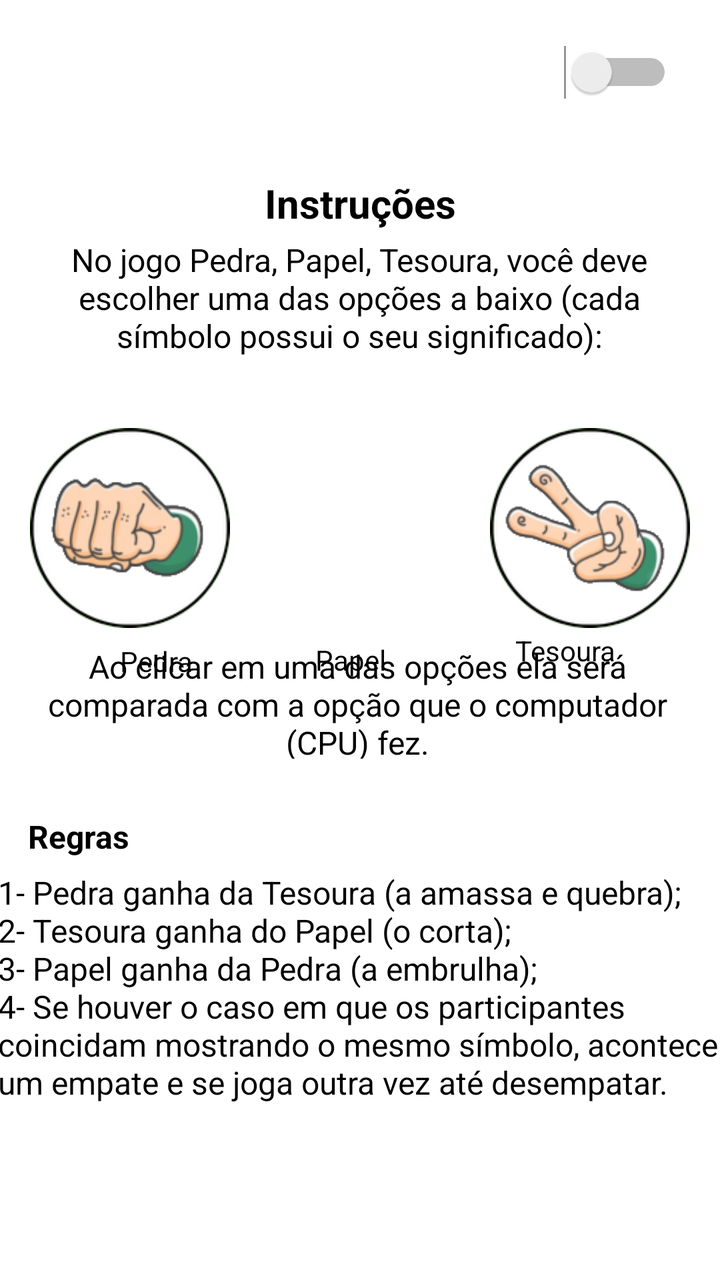
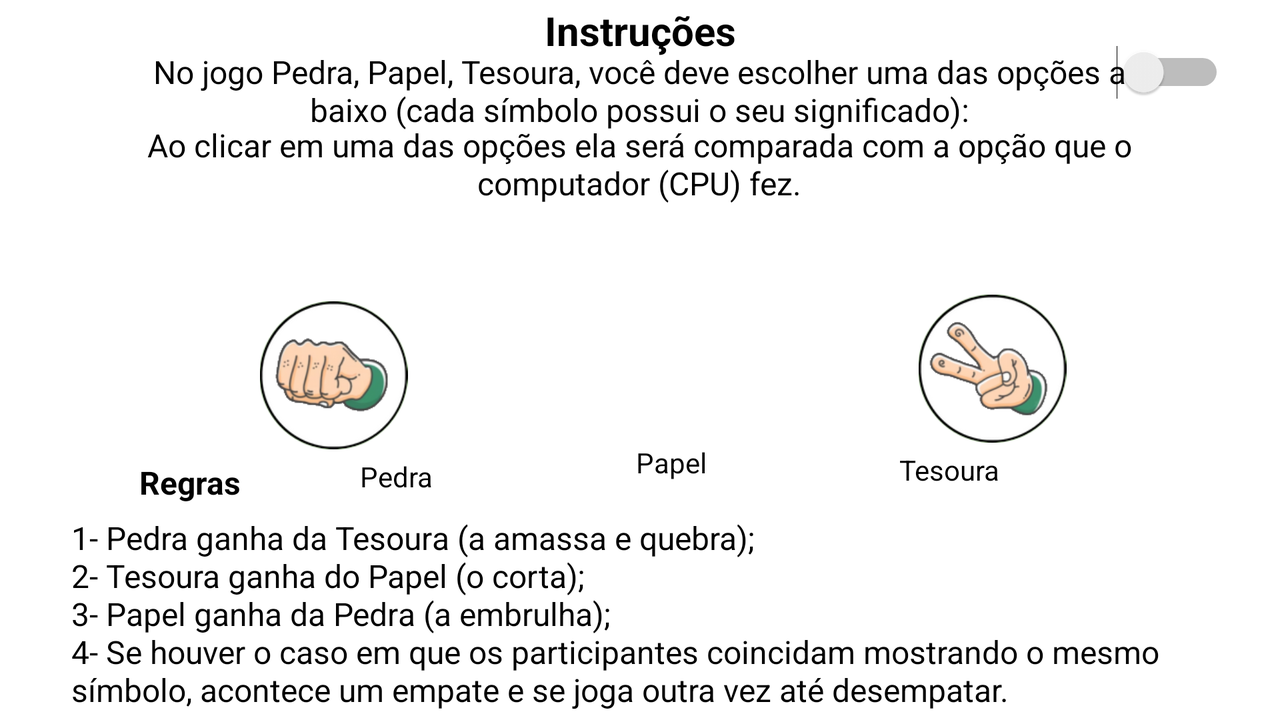

Compare how this app lays out the same screen by default and in its alternative resource folder. The renders come first, then the two layout files and the values they reference.
<!-- AndroidManifest.xml: application theme Theme.PedraPapelETesoura -->
<!-- res/layout/activity_help.xml -->
<?xml version="1.0" encoding="utf-8"?>
<androidx.constraintlayout.widget.ConstraintLayout xmlns:android="http://schemas.android.com/apk/res/android"
    xmlns:app="http://schemas.android.com/apk/res-auto"
    xmlns:tools="http://schemas.android.com/tools"
    android:id="@+id/clHelpScreen"
    style="@style/BACKGROUND"
    android:layout_width="match_parent"
    android:layout_height="match_parent"
    tools:context=".HelpActivity">

    <Switch
        android:id="@+id/swDarkMode"
        android:layout_width="60dp"
        android:layout_height="32dp"
        android:layout_margin="20dp"
        android:layout_marginTop="16dp"
        app:layout_constraintEnd_toEndOf="parent"
        app:layout_constraintHorizontal_bias="0.986"
        app:layout_constraintStart_toStartOf="parent"
        app:layout_constraintTop_toTopOf="parent"
        tools:ignore="MissingConstraints,UseSwitchCompatOrMaterialXml" />

    <TextView
        android:id="@+id/tvText1"
        style="@style/TEXTCOLOR"
        android:layout_width="326dp"
        android:layout_height="71dp"
        android:layout_marginTop="4dp"
        android:text="@string/tvText1"
        android:textAlignment="center"
        android:textSize="16sp"
        app:layout_constraintEnd_toEndOf="parent"
        app:layout_constraintHorizontal_bias="0.494"
        app:layout_constraintStart_toStartOf="parent"
        app:layout_constraintTop_toBottomOf="@+id/tvTitle1" />

    <ImageView
        android:id="@+id/imageView"
        android:layout_width="100dp"
        android:layout_height="100dp"
        android:layout_marginTop="24dp"
        android:src="@drawable/rock_right"
        app:layout_constraintEnd_toStartOf="@+id/imageView2"
        app:layout_constraintHorizontal_bias="0.5"
        app:layout_constraintStart_toStartOf="parent"
        app:layout_constraintTop_toBottomOf="@+id/tvText1" />

    <TextView
        android:id="@+id/tvPaper"
        style="@style/TEXTCOLOR"
        android:layout_width="wrap_content"
        android:layout_height="wrap_content"
        android:layout_marginTop="8dp"
        android:text="@string/tvPaper"
        app:layout_constraintBottom_toTopOf="@+id/tvText2"
        app:layout_constraintEnd_toStartOf="@+id/tvScissors"
        app:layout_constraintHorizontal_bias="0.486"
        app:layout_constraintStart_toEndOf="@+id/tvRock"
        app:layout_constraintTop_toBottomOf="@+id/imageView2"
        app:layout_constraintVertical_bias="0.093" />

    <TextView
        android:id="@+id/tvScissors"
        style="@style/TEXTCOLOR"
        android:layout_width="wrap_content"
        android:layout_height="wrap_content"
        android:layout_marginTop="4dp"
        android:layout_marginEnd="52dp"
        android:text="@string/tvScissors"
        app:layout_constraintBottom_toTopOf="@+id/tvText2"
        app:layout_constraintEnd_toEndOf="parent"
        app:layout_constraintTop_toBottomOf="@+id/imageView6"
        app:layout_constraintVertical_bias="0.166" />

    <TextView
        android:id="@+id/tvText2"
        style="@style/TEXTCOLOR"
        android:layout_width="324dp"
        android:layout_height="57dp"
        android:text="@string/tvText2"
        android:textAlignment="center"
        android:textSize="16sp"
        app:layout_constraintBottom_toBottomOf="parent"
        app:layout_constraintEnd_toEndOf="parent"
        app:layout_constraintHorizontal_bias="0.459"
        app:layout_constraintStart_toStartOf="parent"
        app:layout_constraintTop_toTopOf="parent"
        app:layout_constraintVertical_bias="0.553" />

    <TextView
        android:id="@+id/tvTitle1"
        style="@style/TEXTCOLOR"
        android:layout_width="wrap_content"
        android:layout_height="wrap_content"
        android:layout_marginTop="88dp"
        android:text="@string/tvInstructions"
        android:textSize="20sp"
        android:textStyle="bold"
        app:layout_constraintEnd_toEndOf="parent"
        app:layout_constraintStart_toStartOf="parent"
        app:layout_constraintTop_toTopOf="parent" />

    <TextView
        android:id="@+id/tvRock"
        style="@style/TEXTCOLOR"
        android:layout_width="wrap_content"
        android:layout_height="wrap_content"
        android:layout_marginStart="60dp"
        android:layout_marginTop="8dp"
        android:text="@string/tvRock"
        app:layout_constraintBottom_toTopOf="@+id/tvText2"
        app:layout_constraintStart_toStartOf="parent"
        app:layout_constraintTop_toBottomOf="@+id/imageView"
        app:layout_constraintVertical_bias="0.062" />

    <ImageView
        android:id="@+id/imageView6"
        android:layout_width="100dp"
        android:layout_height="100dp"
        android:layout_marginTop="24dp"
        android:src="@drawable/scissors_right"
        app:layout_constraintEnd_toEndOf="parent"
        app:layout_constraintHorizontal_bias="0.5"
        app:layout_constraintStart_toEndOf="@+id/imageView2"
        app:layout_constraintTop_toBottomOf="@+id/tvText1" />

    <ImageView
        android:id="@+id/imageView2"
        android:layout_width="100dp"
        android:layout_height="100dp"
        android:layout_marginTop="24dp"
        android:src="@drawable/paper_right"
        app:layout_constraintEnd_toStartOf="@+id/imageView6"
        app:layout_constraintHorizontal_bias="0.5"
        app:layout_constraintStart_toEndOf="@+id/imageView"
        app:layout_constraintTop_toBottomOf="@+id/tvText1" />

    <TextView
        android:id="@+id/tvTitle2"
        style="@style/TEXTCOLOR"
        android:layout_width="wrap_content"
        android:layout_height="wrap_content"
        android:layout_marginStart="5dp"
        android:layout_marginTop="28dp"
        android:text="@string/tvRules"
        android:textSize="16sp"
        android:textStyle="bold"
        app:layout_constraintEnd_toEndOf="parent"
        app:layout_constraintHorizontal_bias="0.03"
        app:layout_constraintStart_toStartOf="parent"
        app:layout_constraintTop_toBottomOf="@+id/tvText2" />

    <TextView
        android:id="@+id/tvText3"
        style="@style/TEXTCOLOR"
        android:layout_width="363dp"
        android:layout_height="127dp"
        android:layout_marginStart="8dp"
        android:layout_marginEnd="8dp"
        android:text="@string/tvText3"
        android:textSize="16sp"
        app:layout_constraintBottom_toBottomOf="parent"
        app:layout_constraintEnd_toEndOf="parent"
        app:layout_constraintStart_toStartOf="parent"
        app:layout_constraintTop_toBottomOf="@+id/tvTitle2"
        app:layout_constraintVertical_bias="0.074" />

    <ImageView
        android:id="@+id/btnBack"
        android:layout_width="50dp"
        android:layout_height="50dp"
        android:layout_marginTop="16dp"
        app:layout_constraintEnd_toEndOf="parent"
        app:layout_constraintHorizontal_bias="0.044"
        app:layout_constraintStart_toStartOf="parent"
        app:layout_constraintTop_toTopOf="parent"
        app:srcCompat="@drawable/back_icon" />

</androidx.constraintlayout.widget.ConstraintLayout>
<!-- resources referenced by this layout -->
<resources>
  <!-- drawable rock_right: png bitmap (drawable-v24, 22391 bytes) -->
  <!-- drawable scissors_right: png bitmap (drawable-v24, 21316 bytes) -->
  <string name="tvInstructions">Instruções</string>
  <string name="tvPaper">Papel</string>
  <string name="tvRock">Pedra</string>
  <string name="tvRules">Regras</string>
  <string name="tvScissors">Tesoura</string>
  <string name="tvText1">No jogo Pedra, Papel, Tesoura, você deve escolher uma das opções a baixo (cada símbolo possui o seu significado):</string>
  <string name="tvText2">Ao clicar em uma das opções ela será comparada com a opção que o computador (CPU) fez.</string>
  <string name="tvText3">1- Pedra ganha da Tesoura (a amassa e quebra); \n2- Tesoura ganha do Papel (o corta); \n3- Papel ganha da Pedra (a embrulha); \n4- Se houver o caso em que os participantes coincidam mostrando o mesmo símbolo, acontece um empate e se joga outra vez até desempatar.</string>
  <style name="BACKGROUND">
          <item name="android:background">@color/white</item>
      </style>
  <style name="TEXTCOLOR">
          <item name="android:textColor">@color/black</item>
      </style>
  <style name="Theme.PedraPapelETesoura" parent="Base.Theme.PedraPapelETesoura" />
  <color name="white">#FFFFFFFF</color>
  <color name="black">#FF000000</color>
  <style name="Base.Theme.PedraPapelETesoura" parent="Theme.Material3.DayNight.NoActionBar">
          <item name="android:statusBarColor">@color/colorPrimary</item>
      </style>
  <color name="colorPrimary">#548B71</color>
</resources>
<!-- res/layout-land/activity_help.xml (the repository's variant of the layout above) -->
<!-- drawn on the phone turned sideways -->
<?xml version="1.0" encoding="utf-8"?>
<androidx.constraintlayout.widget.ConstraintLayout xmlns:android="http://schemas.android.com/apk/res/android"
    xmlns:app="http://schemas.android.com/apk/res-auto"
    xmlns:tools="http://schemas.android.com/tools"
    android:id="@+id/clHelpScreen"
    style="@style/BACKGROUND"
    android:orientation="horizontal"
    android:layout_width="match_parent"
    android:layout_height="match_parent"
    tools:context=".HelpActivity">

    <Switch
        android:id="@+id/swDarkMode"
        android:layout_width="60dp"
        android:layout_height="32dp"
        android:layout_margin="20dp"
        android:layout_marginTop="16dp"
        app:layout_constraintEnd_toEndOf="parent"
        app:layout_constraintHorizontal_bias="0.986"
        app:layout_constraintStart_toStartOf="parent"
        app:layout_constraintTop_toTopOf="parent"
        tools:ignore="MissingConstraints,UseSwitchCompatOrMaterialXml" />

    <TextView
        android:id="@+id/tvText1"
        style="@style/TEXTCOLOR"
        android:layout_width="523dp"
        android:layout_height="43dp"
        android:text="@string/tvText1"
        android:textAlignment="center"
        android:textSize="16sp"
        app:layout_constraintBottom_toBottomOf="parent"
        app:layout_constraintEnd_toEndOf="parent"
        app:layout_constraintHorizontal_bias="0.498"
        app:layout_constraintStart_toStartOf="parent"
        app:layout_constraintTop_toTopOf="parent"
        app:layout_constraintVertical_bias="0.079" />

    <TextView
        android:id="@+id/tvText2"
        style="@style/TEXTCOLOR"
        android:layout_width="521dp"
        android:layout_height="45dp"
        android:text="@string/tvText2"
        android:textAlignment="center"
        android:textSize="16sp"
        app:layout_constraintBottom_toBottomOf="parent"
        app:layout_constraintEnd_toEndOf="parent"
        app:layout_constraintHorizontal_bias="0.498"
        app:layout_constraintStart_toStartOf="parent"
        app:layout_constraintTop_toTopOf="parent"
        app:layout_constraintVertical_bias="0.196" />

    <TextView
        android:id="@+id/tvTitle1"
        style="@style/TEXTCOLOR"
        android:layout_width="wrap_content"
        android:layout_height="wrap_content"
        android:text="@string/tvInstructions"
        android:textSize="20sp"
        android:textStyle="bold"
        app:layout_constraintBottom_toBottomOf="parent"
        app:layout_constraintEnd_toEndOf="parent"
        app:layout_constraintStart_toStartOf="parent"
        app:layout_constraintTop_toTopOf="parent"
        app:layout_constraintVertical_bias="0.005" />

    <ImageView
        android:id="@+id/imageView6"
        android:layout_width="83dp"
        android:layout_height="74dp"
        android:layout_marginTop="36dp"

        android:src="@drawable/scissors_right"
        app:layout_constraintBottom_toBottomOf="parent"
        app:layout_constraintEnd_toEndOf="parent"
        app:layout_constraintHorizontal_bias="0.816"
        app:layout_constraintStart_toStartOf="parent"
        app:layout_constraintTop_toBottomOf="@+id/tvText2"
        app:layout_constraintVertical_bias="0.032" />

    <TextView
        android:id="@+id/tvScissors"
        style="@style/TEXTCOLOR"
        android:layout_width="wrap_content"
        android:layout_height="wrap_content"
        android:layout_marginTop="4dp"
        android:layout_marginEnd="140dp"
        android:text="@string/tvScissors"
        app:layout_constraintBottom_toTopOf="@+id/tvText3"
        app:layout_constraintEnd_toEndOf="parent"
        app:layout_constraintTop_toBottomOf="@+id/imageView6"
        app:layout_constraintVertical_bias="0.0" />

    <ImageView
        android:id="@+id/imageView"
        android:layout_width="83dp"
        android:layout_height="74dp"
        android:src="@drawable/rock_right"
        app:layout_constraintBottom_toBottomOf="parent"
        app:layout_constraintEnd_toEndOf="parent"
        app:layout_constraintHorizontal_bias="0.225"
        app:layout_constraintStart_toStartOf="parent"
        app:layout_constraintTop_toBottomOf="@+id/tvText2"
        app:layout_constraintVertical_bias="0.245" />

    <TextView
        android:id="@+id/tvRock"
        style="@style/TEXTCOLOR"
        android:layout_width="wrap_content"
        android:layout_height="wrap_content"
        android:layout_marginStart="180dp"
        android:layout_marginTop="4dp"
        android:text="@string/tvRock"
        app:layout_constraintBottom_toTopOf="@+id/tvText3"
        app:layout_constraintStart_toStartOf="parent"
        app:layout_constraintTop_toBottomOf="@+id/imageView"
        app:layout_constraintVertical_bias="0.0" />

    <ImageView
        android:id="@+id/imageView2"
        android:layout_width="83dp"
        android:layout_height="74dp"
        android:src="@drawable/paper_right"
        app:layout_constraintBottom_toBottomOf="parent"
        app:layout_constraintEnd_toStartOf="@+id/imageView6"
        app:layout_constraintHorizontal_bias="0.495"
        app:layout_constraintStart_toEndOf="@+id/imageView"
        app:layout_constraintTop_toTopOf="parent" />

    <TextView
        android:id="@+id/tvPaper"
        style="@style/TEXTCOLOR"
        android:layout_width="wrap_content"
        android:layout_height="wrap_content"
        android:layout_marginTop="4dp"
        android:text="@string/tvPaper"
        app:layout_constraintBottom_toTopOf="@+id/tvText3"
        app:layout_constraintEnd_toStartOf="@+id/tvScissors"
        app:layout_constraintHorizontal_bias="0.514"
        app:layout_constraintStart_toEndOf="@+id/tvRock"
        app:layout_constraintTop_toBottomOf="@+id/imageView2"
        app:layout_constraintVertical_bias="0.042" />

    <TextView
        android:id="@+id/tvTitle2"
        style="@style/TEXTCOLOR"
        android:layout_width="wrap_content"
        android:layout_height="wrap_content"
        android:layout_marginStart="5dp"
        android:layout_marginBottom="108dp"
        android:text="@string/tvRules"
        android:textSize="16sp"
        android:textStyle="bold"
        app:layout_constraintBottom_toBottomOf="parent"
        app:layout_constraintEnd_toEndOf="parent"
        app:layout_constraintHorizontal_bias="0.111"
        app:layout_constraintStart_toStartOf="parent" />

    <TextView
        android:id="@+id/tvText3"
        style="@style/TEXTCOLOR"
        android:layout_width="568dp"
        android:layout_height="102dp"
        android:layout_marginStart="8dp"
        android:layout_marginEnd="8dp"
        android:text="@string/tvText3"
        android:textSize="16sp"
        app:layout_constraintBottom_toBottomOf="parent"
        app:layout_constraintEnd_toEndOf="parent"
        app:layout_constraintHorizontal_bias="0.496"
        app:layout_constraintStart_toStartOf="parent" />

    <ImageView
        android:id="@+id/btnBack"
        android:layout_width="50dp"
        android:layout_height="50dp"
        android:layout_marginTop="16dp"
        app:layout_constraintEnd_toEndOf="parent"
        app:layout_constraintHorizontal_bias="0.044"
        app:layout_constraintStart_toStartOf="parent"
        app:layout_constraintTop_toTopOf="parent"
        app:srcCompat="@drawable/back_icon" />

</androidx.constraintlayout.widget.ConstraintLayout>
